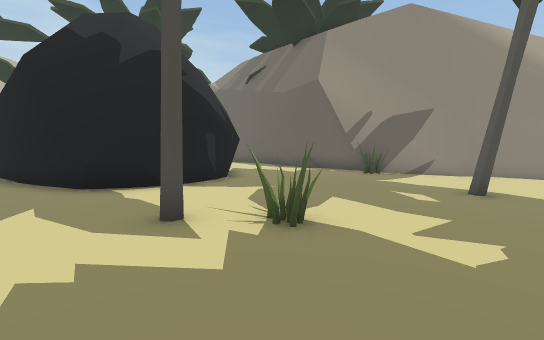
View 1 (above)

22 first-person views from a walk through a scene from a Unity 3-D project. The camera is 1.3 m above the floor, tilts 6° down and sees 85° across. The floor is counted in squares, 1 m on a side. Each view is taken from the middle of a square. On the plan, view 1 faces up. The plan holds only what a view shows up to about 14 squares ahead; the rest is blank. The place goes on beyond the plan. The player is left out. Some surface patterns are stand-ins.

View 2
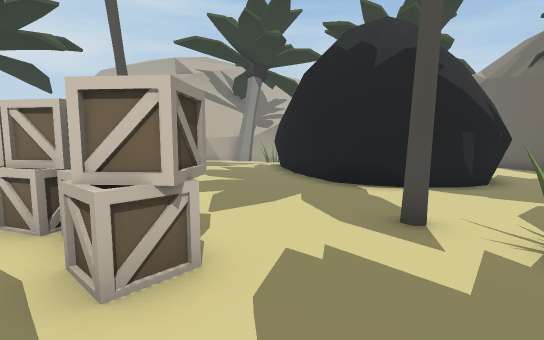

View 3
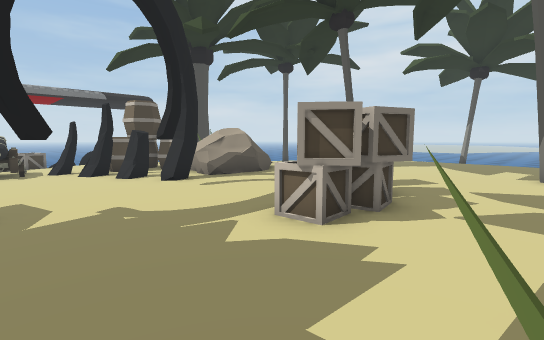

View 4
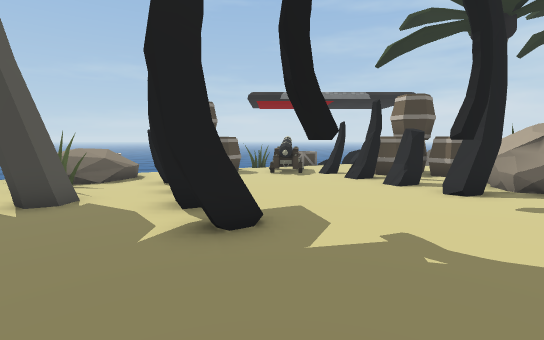

View 5
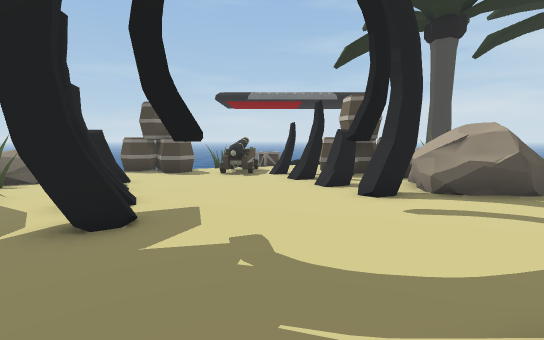

View 6
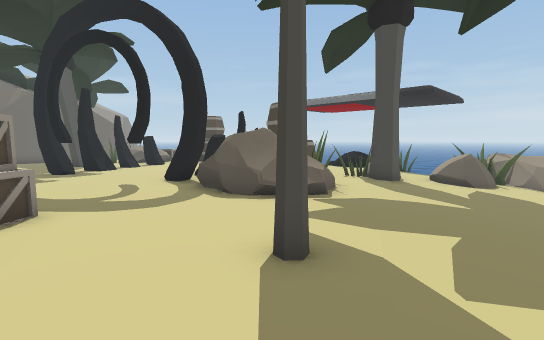

View 7
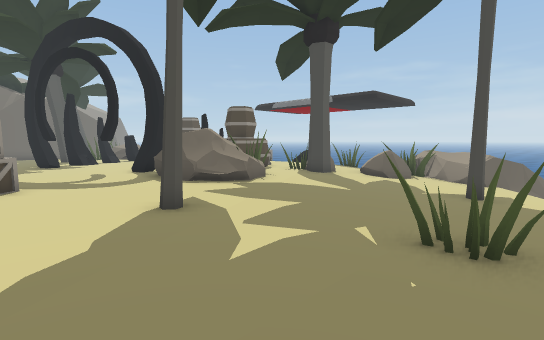

View 8
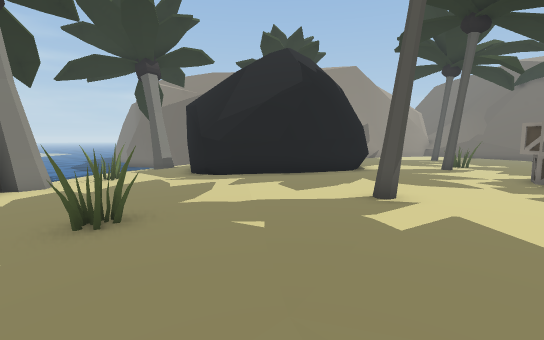

View 9
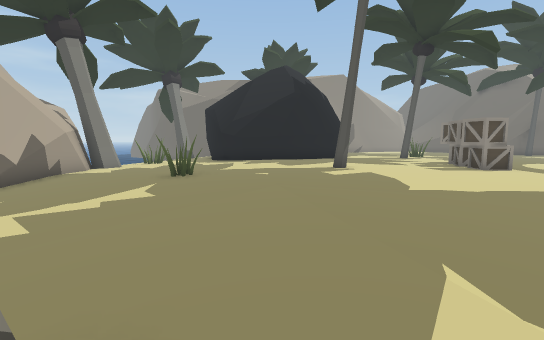

View 10
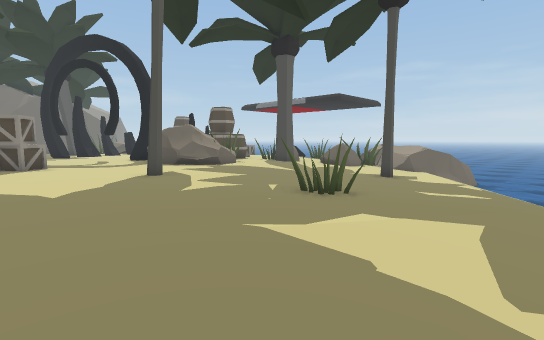

View 11
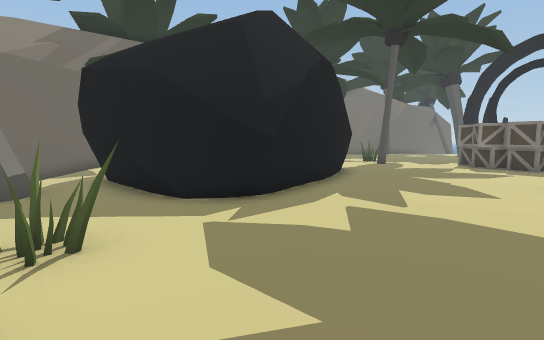

View 12
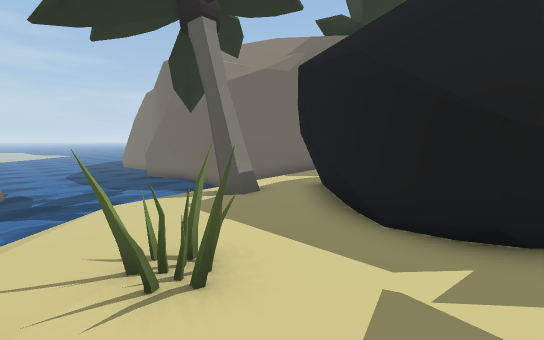

View 13
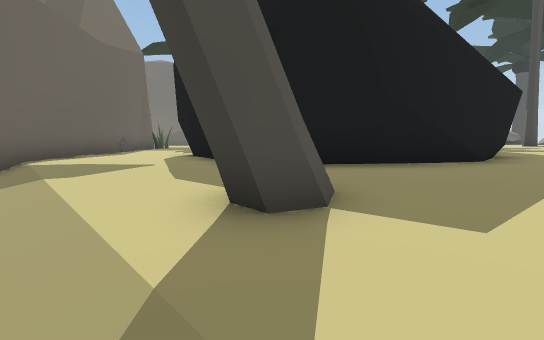

View 14
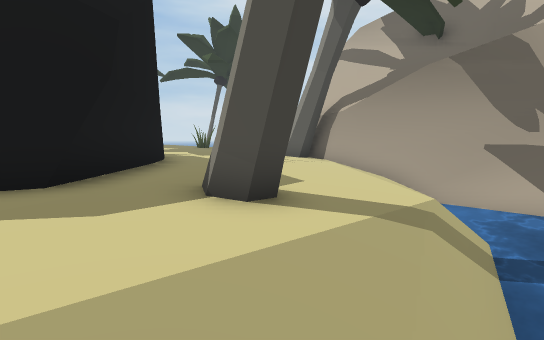

View 15
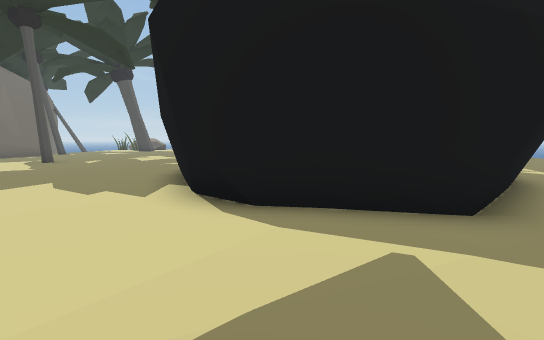

View 16
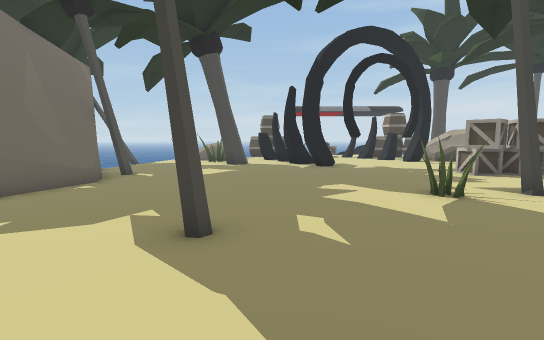

View 17
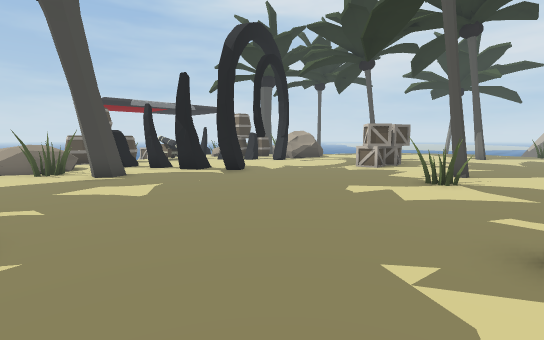

View 18
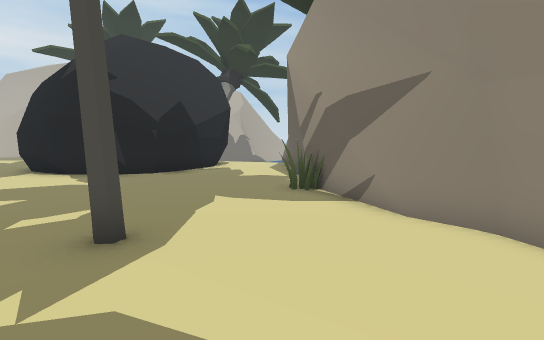

View 19
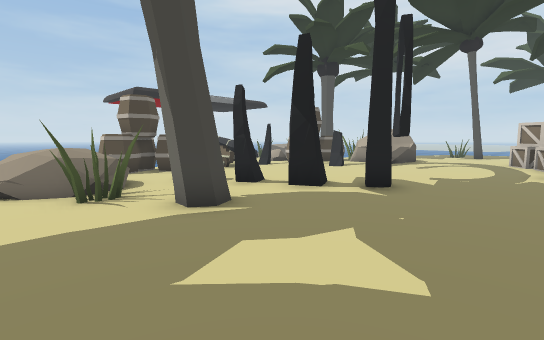

View 20
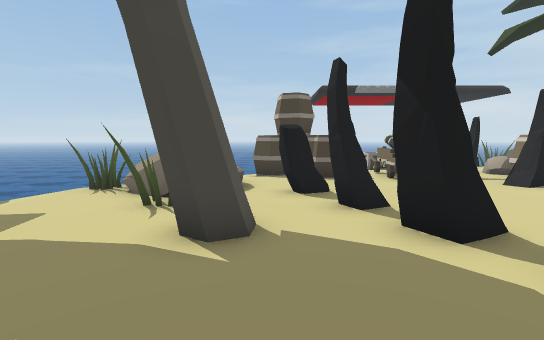

View 21
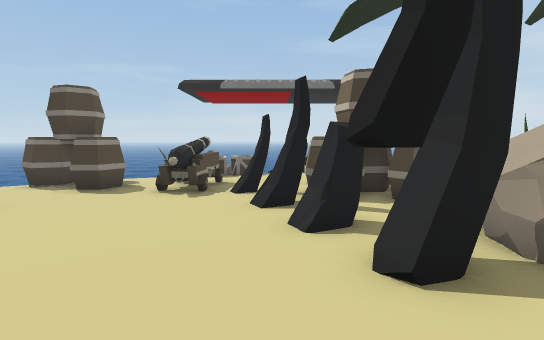

View 22
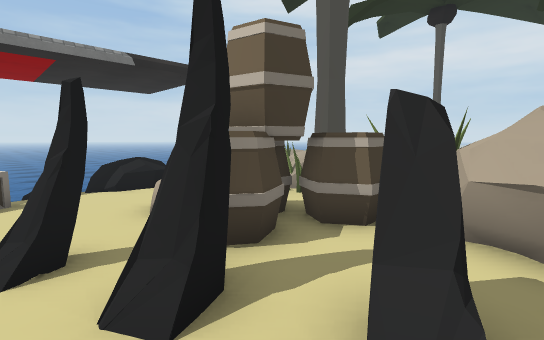

### Floor plan
Key: @ floor where view 1 was taken; # wall or solid block; x gap in a wall; . main floor; : floor 0.25 m higher than the main floor; - floor 0.25 m lower than the main floor; + floor 0.5 m higher than the main floor; _ floor 0.5 m lower than the main floor; / step, stairs or slope; = window, fence, low wall or low ledge; ~ water the walk can cross; ≈ water the walk keeps out of; T palm tree; C crate; R rock; B barrel; A cannon; O other object.
Columns run from 19 left of view 1 to 9 right of it. Each row starts with its distance up from view 1.
 20    ##≈~~~~~/ / ##
 19    ##≈≈/////////##
 18    ##~//__/------##
 17    ##//_--#----...##
 16    #=/----=--......##
 15    #/------######...##
 14    #----..##    ##...##
 13    #T-....#      #....###
 12    #T....##      #......#####
 11   ##.....##      #........==#
 10 ###......##      #...........
  9 #=........###   ##...........
  8 --..........#####............
  7 --............##........T....
  6 --...........................
  5 --...............TT..........
  4 --....:..T...................
  3 --..:::::T...................
  2 --..:::::......CC............
  1 -....:::.....CCCCC...........
  0 T.....:.....CCC....@........T
 -1 -............C...............
 -2 -..................#.#.......
 -3 -.......T............x.......
 -4 -...............#....=#..T...
 -5 -...-......RRRR#=........T...
 -6 /-----..... RRR##......#.....
 -7  ------....R RR #......#../R.
 -8  /------.... BB.##.......R
 -9  /-------....BBBB#......./
-10  //--T----.T..BBB#=AA.B...
-11    --------TR.BR...AABBBBB
-12     __--/R-RR. ....AA.BBBB
-13  ~  /__-RRR-   .....C -B
-14  ~   ==/RR--   ...CCC --
-15  ~~ #=#/x     =O.-C
-16  ≈~ #=++==
-17  ≈~

Where each view was taken, in squares from view 1:
view 1: 0 up, 0 right, facing up
view 2: 0 up, 0 right, facing up-left
view 3: 4 up, 1 right, facing down-left
view 4: 2 up, 1 right, facing down
view 5: 2 up, 1 left, facing down
view 6: 0 up, 13 left, facing down-right
view 7: 0 up, 16 left, facing down-right
view 8: 1 up, 16 left, facing up-right
view 9: 2 down, 19 left, facing up-right
view 10: 1 up, 19 left, facing down-right
view 11: 10 up, 16 left, facing right
view 12: 10 up, 14 left, facing up-right
view 13: 19 up, 11 left, facing down-right
view 14: 20 up, 6 left, facing down-left
view 15: 19 up, 4 left, facing down
view 16: 11 up, 4 right, facing down
view 17: 7 up, 9 right, facing down-left
view 18: 6 up, 9 right, facing up-left
view 19: 1 up, 9 right, facing down-left
view 20: 0 up, 5 right, facing down
view 21: 2 down, 2 left, facing down
view 22: 6 down, 1 left, facing down-left
